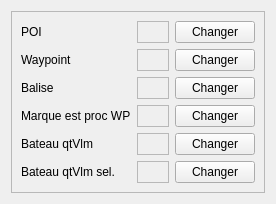
         <widget class="QWidget" name="tab_2">
          <property name="sizePolicy">
           <sizepolicy hsizetype="Expanding" vsizetype="Expanding">
            <horstretch>0</horstretch>
            <verstretch>0</verstretch>
           </sizepolicy>
          </property>
          <attribute name="title">
           <string>Couleurs</string>
          </attribute>
          <layout class="QGridLayout" name="gridLayout">
           <item row="0" column="0" alignment="Qt::AlignHCenter|Qt::AlignTop">
            <widget class="QFrame" name="frame">
             <property name="frameShape">
              <enum>QFrame::StyledPanel</enum>
             </property>
             <property name="frameShadow">
              <enum>QFrame::Raised</enum>
             </property>
             <layout class="QGridLayout" name="gridLayout_5">
              <item row="4" column="2">
               <widget class="QPushButton" name="pushButton_2">
                <property name="text">
                 <string>Changer</string>
                </property>
               </widget>
              </item>
              <item row="0" column="0">
               <widget class="QLabel" name="label_2">
                <property name="text">
                 <string>POI</string>
                </property>
               </widget>
              </item>
              <item row="3" column="2">
               <widget class="QPushButton" name="pushButton_5">
                <property name="text">
                 <string>Changer</string>
                </property>
               </widget>
              </item>
              <item row="4" column="1">
               <widget class="QFrame" name="qtBoat_frame">
                <property name="minimumSize">
                 <size>
                  <width>32</width>
                  <height>0</height>
                 </size>
                </property>
                <property name="frameShape">
                 <enum>QFrame::StyledPanel</enum>
                </property>
                <property name="frameShadow">
                 <enum>QFrame::Raised</enum>
                </property>
               </widget>
              </item>
              <item row="2" column="1">
               <widget class="QFrame" name="Balise_frame">
                <property name="minimumSize">
                 <size>
                  <width>32</width>
                  <height>0</height>
                 </size>
                </property>
                <property name="frameShape">
                 <enum>QFrame::StyledPanel</enum>
                </property>
                <property name="frameShadow">
                 <enum>QFrame::Raised</enum>
                </property>
               </widget>
              </item>
              <item row="1" column="0">
               <widget class="QLabel" name="label_15">
                <property name="text">
                 <string>Waypoint</string>
                </property>
               </widget>
              </item>
              <item row="0" column="2">
               <widget class="QPushButton" name="pushButton">
                <property name="text">
                 <string>Changer</string>
                </property>
               </widget>
              </item>
              <item row="0" column="1">
               <widget class="QFrame" name="POI_frame">
                <property name="minimumSize">
                 <size>
                  <width>32</width>
                  <height>0</height>
                 </size>
                </property>
                <property name="frameShape">
                 <enum>QFrame::StyledPanel</enum>
                </property>
                <property name="frameShadow">
                 <enum>QFrame::Raised</enum>
                </property>
               </widget>
              </item>
              <item row="2" column="2">
               <widget class="QPushButton" name="pushButton_6">
                <property name="text">
                 <string>Changer</string>
                </property>
               </widget>
              </item>
              <item row="3" column="1">
               <widget class="QFrame" name="Marque_WP_frame">
                <property name="minimumSize">
                 <size>
                  <width>32</width>
                  <height>0</height>
                 </size>
                </property>
                <property name="frameShape">
                 <enum>QFrame::StyledPanel</enum>
                </property>
                <property name="frameShadow">
                 <enum>QFrame::Raised</enum>
                </property>
               </widget>
              </item>
              <item row="3" column="0">
               <widget class="QLabel" name="label_8">
                <property name="text">
                 <string>Marque est proc WP</string>
                </property>
               </widget>
              </item>
              <item row="2" column="0">
               <widget class="QLabel" name="label_16">
                <property name="text">
                 <string>Balise</string>
                </property>
               </widget>
              </item>
              <item row="4" column="0">
               <widget class="QLabel" name="label_4">
                <property name="text">
                 <string>Bateau qtVlm</string>
                </property>
               </widget>
              </item>
              <item row="1" column="2">
               <widget class="QPushButton" name="pushButton_3">
                <property name="text">
                 <string>Changer</string>
                </property>
               </widget>
              </item>
              <item row="1" column="1">
               <widget class="QFrame" name="WP_frame">
                <property name="minimumSize">
                 <size>
                  <width>32</width>
                  <height>0</height>
                 </size>
                </property>
                <property name="frameShape">
                 <enum>QFrame::StyledPanel</enum>
                </property>
                <property name="frameShadow">
                 <enum>QFrame::Raised</enum>
                </property>
               </widget>
              </item>
              <item row="5" column="0">
               <widget class="QLabel" name="label_6">
                <property name="text">
                 <string>Bateau qtVlm sel.</string>
                </property>
               </widget>
              </item>
              <item row="5" column="1">
               <widget class="QFrame" name="qtBoat_sel_frame">
                <property name="minimumSize">
                 <size>
                  <width>32</width>
                  <height>0</height>
                 </size>
                </property>
                <property name="frameShape">
                 <enum>QFrame::StyledPanel</enum>
                </property>
                <property name="frameShadow">
                 <enum>QFrame::Raised</enum>
                </property>
               </widget>
              </item>
              <item row="5" column="2">
               <widget class="QPushButton" name="pushButton_4">
                <property name="text">
                 <string>Changer</string>
                </property>
               </widget>
              </item>
             </layout>
            </widget>
           </item>
          </layout>
         </widget>
